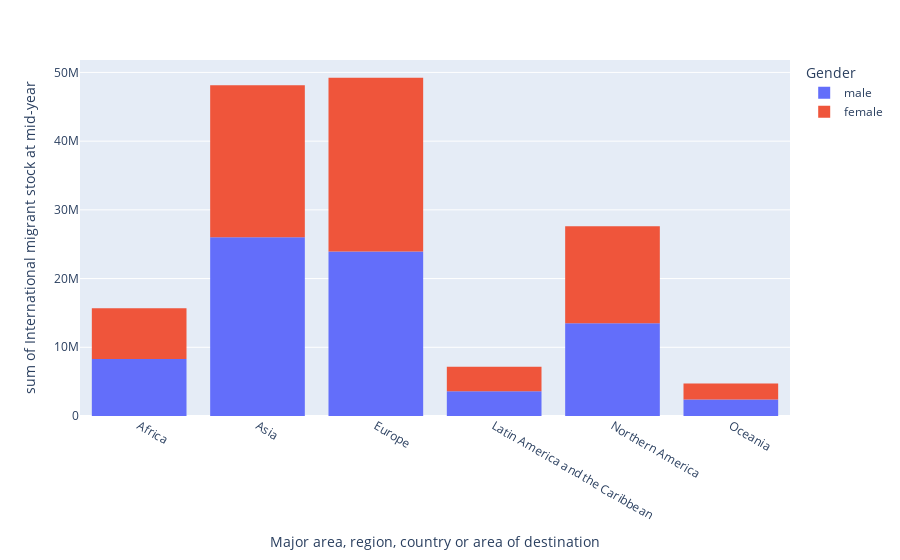

Source (notebook cell):
### Code cell
#1999 
plt1 = plotTable.loc[["Africa","Asia","Europe","Latin America and the Caribbean","Northern America","Oceania"]]
plt1 = plt1[plt1["Year"] == "1990"]
plt1 = plt1[plt1["Gender"].isin(["male","female"])]
plt1.reset_index(inplace=True)
fig = px.histogram(plt1, x="Major area, region, country or area of destination",y="International migrant stock at mid-year",color="Gender")
fig.show()

### Figure 1 — Plotly figure (JSON) as saved in the notebook; plotly's stock layout.template omitted (floating-point values rounded to 4 significant figures)
{"data": [{"alignmentgroup": "True", "bingroup": "x", "histfunc": "sum", "hovertemplate": "Gender=male<br>Major area, region, country or area of destination=%{x}<br>sum of International migrant stock at mid-year=%{y}<extra></extra>", "legendgroup": "male", "marker": {"color": "#636efa", "pattern": {"shape": ""}}, "name": "male", "offsetgroup": "male", "orientation": "v", "showlegend": true, "type": "histogram", "x": ["Africa", "Asia", "Europe", "Latin America and the Caribbean", "Northern America", "Oceania"], "xaxis": "x", "y": [8279564, 26011875, 23946673, 3597037, 13497319, 2415042], "yaxis": "y"}, {"alignmentgroup": "True", "bingroup": "x", "histfunc": "sum", "hovertemplate": "Gender=female<br>Major area, region, country or area of destination=%{x}<br>sum of International migrant stock at mid-year=%{y}<extra></extra>", "legendgroup": "female", "marker": {"color": "#EF553B", "pattern": {"shape": ""}}, "name": "female", "offsetgroup": "female", "orientation": "v", "showlegend": true, "type": "histogram", "x": ["Africa", "Asia", "Europe", "Latin America and the Caribbean", "Northern America", "Oceania"], "xaxis": "x", "y": [7411059, 22130386, 25272527, 3572691, 14113223, 2315816], "yaxis": "y"}], "layout": {"barmode": "relative", "legend": {"title": {"text": "Gender"}, "tracegroupgap": 0}, "margin": {"t": 60}, "xaxis": {"anchor": "y", "domain": [0, 1], "title": {"text": "Major area, region, country or area of destination"}}, "yaxis": {"anchor": "x", "domain": [0, 1], "title": {"text": "sum of International migrant stock at mid-year"}}}}
